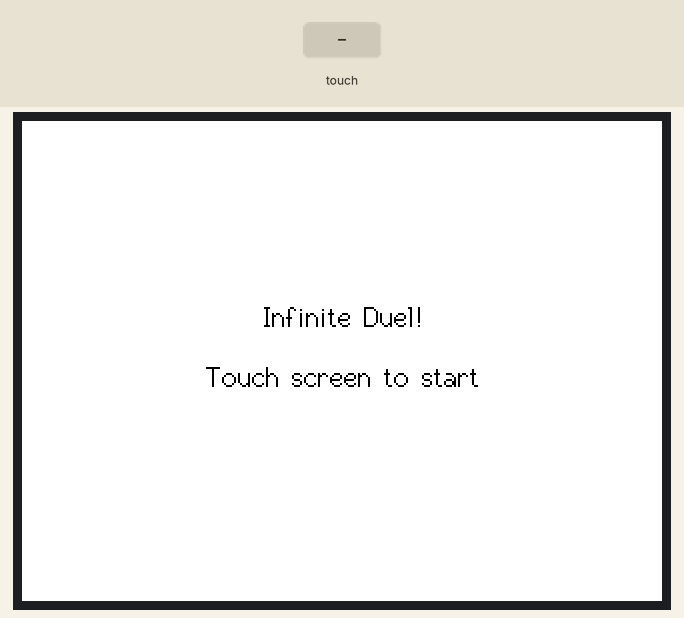
The sketch below on a simulated ESP32. Parts: 320×240 colour display. The test bench sets the inputs (shaded band). Random numbers use the default seed unless the sketch sets one; what the sketch prints to the serial monitor is not drawn.

Above: at 1.4 s.
1.5 s: touch panel pressed at 13 % / 10 % of its raw x / y range
At 2.25 s:
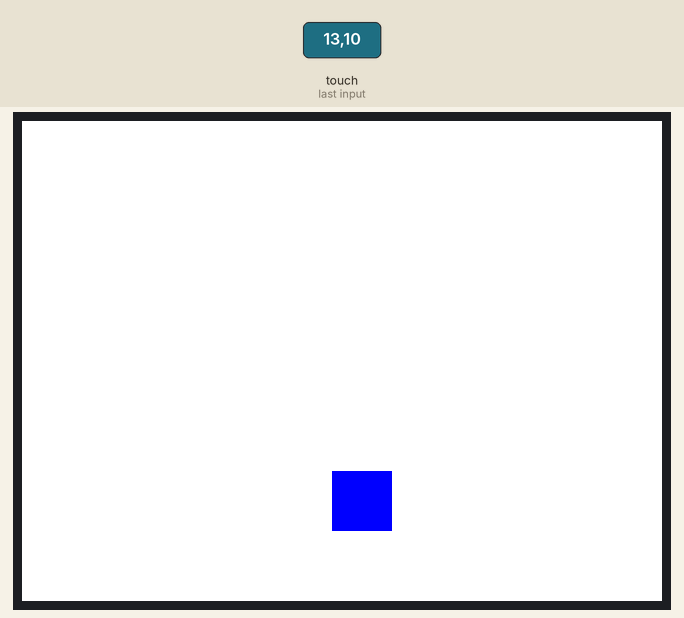
3.2 s: touch panel pressed at 38 % / 50 % of its raw x / y range
At 3.8 s:
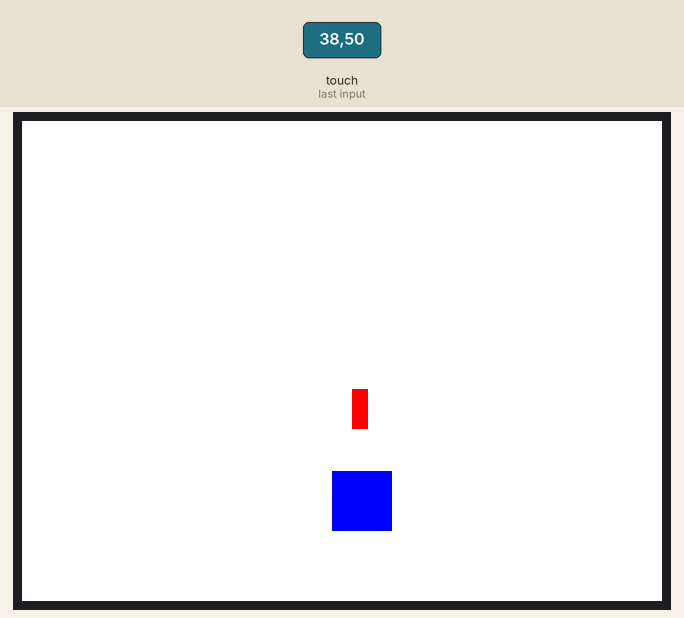
At 12.5 s:
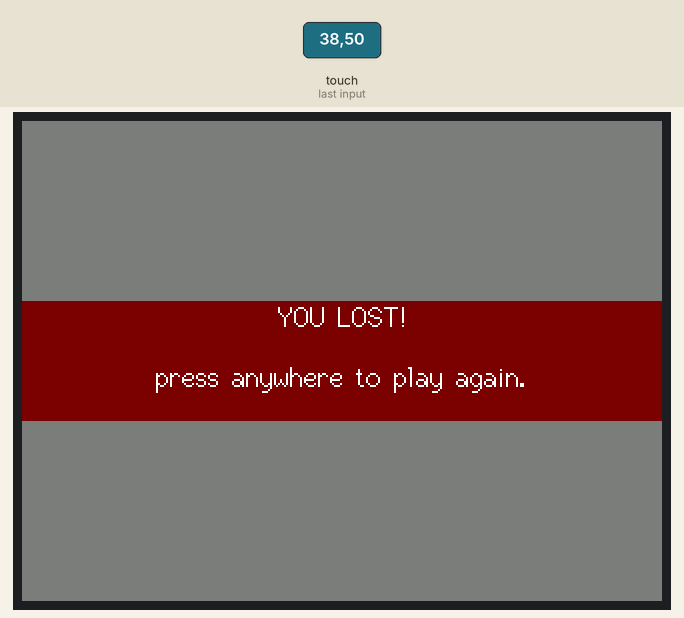

The sketch:

server.ino
```cpp
#include "WiFi.h"
#include "ESPAsyncWebServer.h"
#include <SPI.h>
#include <TFT_eSPI.h>
#include <XPT2046_Touchscreen.h>

TFT_eSPI tft = TFT_eSPI();

// Touchscreen pins
#define XPT2046_IRQ 36   // T_IRQ
#define XPT2046_MOSI 32  // T_DIN
#define XPT2046_MISO 39  // T_OUT
#define XPT2046_CLK 25   // T_CLK
#define XPT2046_CS 33    // T_CS

SPIClass touchscreenSPI = SPIClass(VSPI);
XPT2046_Touchscreen touchscreen(XPT2046_CS, XPT2046_IRQ);

#define SCREEN_WIDTH 320
#define SCREEN_HEIGHT 240
#define FONT_SIZE 2

const char* ssid = "Battle";
const char* password = "123456789";
const char* PARAM_INPUT_1 = "type";
const char* PARAM_INPUT_2 = "var";

class Bullet {
  public:
    int posX;
    int posY;
    int dir;
};

int x, y, z;

int posX = SCREEN_WIDTH / 2;
int posY = SCREEN_HEIGHT * 3 / 4;

bool is_start = false;
bool is_dead = false;

int counter = 0;

int num_bullets = 0;
Bullet bullets[200];
int dir[8] = {7,3,4,2,1,0,6,5};

const int FIRE_RATE = 5;
const int SPEED = 5;
const int BULLET_SPEED = 10;
const int PLAYER_SIZE = 30;
const int BULLET_WIDTH = 8;
const int BULLET_LENGTH = 20;

int store = 0;
int temp = 0;

AsyncWebServer server(80);

String statusreturn() {
  if(is_dead == true){
    return String("0|1");
  }
  else if(temp != 0){
    return String("1|" + String(temp));
  }
  else{
    return String("0|0");
  }
}

void setup() {

  Serial.begin(115200);

  randomize();


  Serial.println("Setting AP (Access Point)…");

  WiFi.softAP(ssid, password);
  IPAddress IP = WiFi.softAPIP();
  Serial.print("AP IP address: ");
  Serial.println(IP);
  server.on("/sendStatus", HTTP_GET, [](AsyncWebServerRequest *request) {
    String inputType;
    String inputVar;

    if (request->hasParam(PARAM_INPUT_1)&& request->hasParam(PARAM_INPUT_2)) {
      temp = store;
      store = 0;
      inputType = request->getParam(PARAM_INPUT_1)->value();
      inputVar = request->getParam(PARAM_INPUT_2)->value();

      if (inputType.equals("1")) {

        create_bullet(inputVar.toInt(), 0, -1);

      } else if (inputType.equals("0") && inputVar.equals("1")) {

        reset();

         tft.fillScreen(TFT_WHITE);

        int centerX = SCREEN_WIDTH / 2;
        int centerY = SCREEN_HEIGHT / 2;

        tft.fillScreen(TFT_DARKGREY);
        tft.setTextColor(TFT_WHITE, TFT_DARKGREEN);
        tft.fillRect(0, (SCREEN_HEIGHT/2) - 30, SCREEN_WIDTH, 60, TFT_DARKGREEN);

        tft.drawCentreString("YOU WIN!", centerX, centerY-20, FONT_SIZE);
        tft.drawCentreString("press anywhere to play again.", centerX, centerY, FONT_SIZE);

      }

    }
    else {
      inputType = "No message sent";
    }
    Serial.println("Got board:"+inputType);
     request->send_P(200, "text/plain", statusreturn().c_str());
  });

  // Start server
  server.begin();
  Serial.println("Starting Battle Server v…"+String(ssid));

  // Start the SPI for the touchscreen and init the touchscreen
  touchscreenSPI.begin(XPT2046_CLK, XPT2046_MISO, XPT2046_MOSI, XPT2046_CS);
  touchscreen.begin(touchscreenSPI);
  // Set the Touchscreen rotation in landscape mode
  // Note: in some displays, the touchscreen might be upside down, so you might need to set the rotation to 3: touchscreen.setRotation(3);
  touchscreen.setRotation(1);

  // Start the tft display
  tft.init();
  // Set the TFT display rotation in landscape mode
  tft.setRotation(1);

  // Clear the screen before writing to it
  tft.fillScreen(TFT_WHITE);
  tft.setTextColor(TFT_BLACK, TFT_WHITE);

  // Set X and Y coordinates for center of display
  int centerX = SCREEN_WIDTH / 2;
  int centerY = SCREEN_HEIGHT / 2;

  tft.drawCentreString("Infinite Duel!", centerX, centerY - 30, FONT_SIZE);
  tft.drawCentreString("Touch screen to start", centerX, centerY, FONT_SIZE);


}

void randomize() {
  int hi;
  int hi2;
  int hi3;
  int hi4;
  for(int i = 0; i<100;i++){
    hi2 = random(7);
    hi = dir[hi2];
    hi3 = random(7);
    hi4 = dir[hi3];
    dir[hi2] = hi4;
    dir[hi3] = hi;
  }
}

void move() {

  if(x < SCREEN_WIDTH / 3 && y < SCREEN_HEIGHT / 3) move_player(dir[0]);
  else if (x > SCREEN_WIDTH * 2 / 3 && y < SCREEN_HEIGHT / 3) move_player(dir[2]);
  else if (x > SCREEN_WIDTH * 2 / 3 && y > SCREEN_HEIGHT * 2 / 3) move_player(dir[4]);
  else if (x < SCREEN_WIDTH / 3 && y > SCREEN_HEIGHT * 2 / 3) move_player(dir[6]);
  else if (y < SCREEN_HEIGHT / 3) move_player(dir[1]);
  else if (x > SCREEN_WIDTH * 2 / 3) move_player(dir[3]);
  else if (y > SCREEN_HEIGHT * 2 / 3) move_player(dir[5]);
  else if (x < SCREEN_WIDTH / 3) move_player(dir[7]);

}

void move_player(int dir) {
  if (dir == 0) {
    posX = min(posX + SPEED, SCREEN_WIDTH - PLAYER_SIZE);
    posY = max(posY - SPEED, 0);
  } else if (dir == 1) {
    posY = max(posY - SPEED, 0);
  } else if (dir == 2) {
    posX = max(posX - SPEED, 0);
    posY = max(posY - SPEED, 0);
  } else if (dir == 3) {
    posX = max(posX - SPEED, 0);
  } else if (dir == 4) {
    posX = max(posX - SPEED, 0);
    posY = min(posY + SPEED, SCREEN_HEIGHT - PLAYER_SIZE);
  } else if (dir == 5) {
    posY = min(posY + SPEED, SCREEN_HEIGHT - PLAYER_SIZE);
  } else if (dir == 6) {
    posX = min(posX + SPEED, SCREEN_WIDTH - PLAYER_SIZE);
    posY = min(posY + SPEED, SCREEN_HEIGHT - PLAYER_SIZE);
  } else if (dir == 7) {
    posX = min(posX + SPEED, SCREEN_WIDTH - PLAYER_SIZE);
  }
}

void create_bullet(int posX, int posY, int dir) {

  Bullet new_bullet;
  new_bullet.posX = posX;
  new_bullet.posY = posY;
  new_bullet.dir = dir;
  bullets[num_bullets] = new_bullet;
  num_bullets++;

}

void shoot() {

  if (counter > FIRE_RATE) {
    create_bullet(posX + 10, posY - BULLET_LENGTH - 1, 1);
    counter = 0;
  }

}

void draw(int touchX, int touchY, int touchZ) {

  tft.fillScreen(TFT_WHITE);
  tft.setTextColor(TFT_BLACK, TFT_WHITE);

  tft.fillRect(posX, posY, PLAYER_SIZE, PLAYER_SIZE, TFT_BLUE);

  for (int i = 0; i < num_bullets; i++) {
    tft.fillRect(bullets[i].posX, bullets[i].posY, BULLET_WIDTH, BULLET_LENGTH, TFT_RED);
    bullets[i].posY -= bullets[i].dir * BULLET_SPEED;
  }

}

void check() {

  for (int i = 0; i < num_bullets; i++) {
    Bullet bullet = bullets[i];
    Serial.println(bullet.posY);
    if (posX > bullet.posX - PLAYER_SIZE && posX < bullet.posX + BULLET_WIDTH && posY > bullet.posY - PLAYER_SIZE && posY < bullet.posY + BULLET_LENGTH) {
      is_dead = true;
    } else if (bullet.posY > SCREEN_HEIGHT * 2) {
      Serial.println("failed");
      bullets[i].posY = 0;
    } else if (bullet.posY <= BULLET_LENGTH * - 1 && bullet.posY > BULLET_LENGTH * - 1 - BULLET_SPEED){
      bullets[i].posY = SCREEN_HEIGHT * 2 - 1;
      store = bullet.posX;
    }

  }

}

void reset() {

  posX = SCREEN_WIDTH / 2;
  posY = SCREEN_HEIGHT * 3 / 4;
  counter = 0;
  is_start = false;
  memset(bullets, 0, sizeof(bullets));

}

void loop() {

  if (!is_start && touchscreen.tirqTouched() && touchscreen.touched()) {
    is_start = true;
  } else if (!is_start) return;

  if (is_dead) {

    reset();

    tft.fillScreen(TFT_DARKGREY);
    tft.setTextColor(TFT_WHITE, TFT_MAROON);
    tft.fillRect(0, (SCREEN_HEIGHT/2) - 30, SCREEN_WIDTH, 60, TFT_MAROON);

    int centerX = SCREEN_WIDTH / 2;
    int centerY = SCREEN_HEIGHT / 2;

    tft.drawCentreString("YOU LOST!", centerX, centerY-30, FONT_SIZE);
    tft.drawCentreString("press anywhere to play again.", centerX, centerY, FONT_SIZE);

    return;

  }

  if (touchscreen.tirqTouched() && touchscreen.touched()) {

    TS_Point p = touchscreen.getPoint();

    x = map(p.x, 200, 3700, 1, SCREEN_WIDTH);
    y = map(p.y, 240, 3800, 1, SCREEN_HEIGHT);
    z = p.z;

    move();

    if(x > SCREEN_WIDTH / 3 && x < SCREEN_WIDTH * 2 / 3 && y > SCREEN_HEIGHT / 3 && y < SCREEN_HEIGHT * 2 / 3) {
      shoot();
    }

  }

  check();
  draw(x, y, z);

  delay(100);
  counter++;

}
```

Measured:
- after the input at 1.5 s, the display: first changes at once (image 1 shows a later state)
